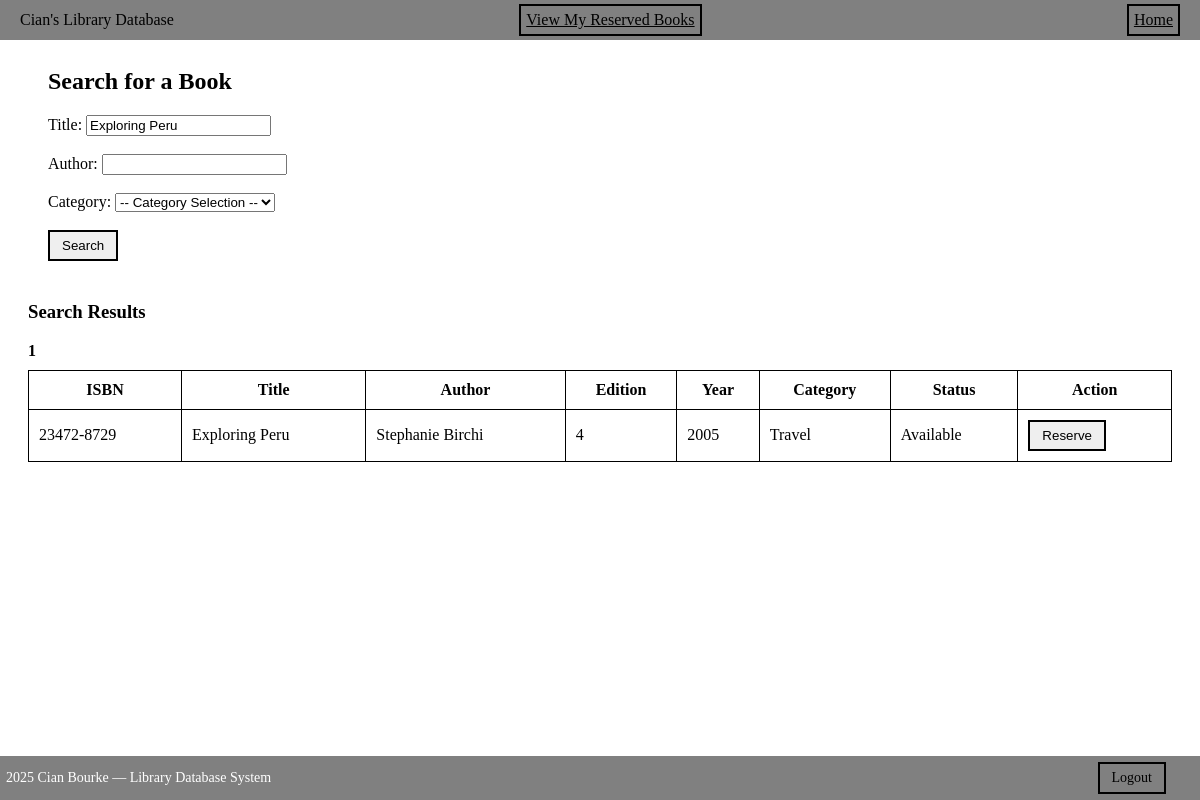
/Search.php?title=Exploring Peru (signed in), run on the app's committed database.
### tables this page shows
CREATE TABLE `books` (
  `ISBN` varchar(13) NOT NULL,
  `BookTitle` varchar(200) NOT NULL,
  `Author` varchar(100) DEFAULT NULL,
  `Edition` varchar(100) DEFAULT NULL,
  `Book_Year` int(11) DEFAULT NULL,
  `CategoryID` varchar(10) DEFAULT NULL,
  `reserved` char(1) DEFAULT 'N'
);

CREATE TABLE `category` (
  `CategoryID` varchar(10) NOT NULL,
  `CategoryDescription` varchar(50) NOT NULL
);

### Search.php (the view, shortened to what this page needs)
<?php
include 'Header.php';
$mysqli = new mysqli("localhost", "root", "", "assignmentproject");
$title    = trim($_GET['title'] ?? '');
$author   = trim($_GET['author'] ?? '');
$rows_per_page = 5;
$page = max(1, intval($_GET['page'] ?? 1));
$offset = ($page - 1) * $rows_per_page;
$sql = "SELECT SQL_CALC_FOUND_ROWS books.*, category.CategoryDescription
        FROM books
        JOIN category ON books.CategoryID = category.CategoryID
        WHERE 1=1";
$params = [];
$types  = "";
if ($title !== '') {
    $sql .= " AND BookTitle LIKE ?";
    $params[] = "%$title%";
    $types .= "s";
}
$sql .= " LIMIT $rows_per_page OFFSET $offset";
$stmt = $mysqli->prepare($sql);
if (!empty($params)) {
    $stmt->bind_param($types, ...$params);
}
$stmt->execute();
$result = $stmt->get_result();
$total_rows = $mysqli->query("SELECT FOUND_ROWS() AS total")->fetch_assoc()['total'];
$total_pages = ceil($total_rows / $rows_per_page);
?>
<!DOCTYPE html>
<html>
<head>
</head>
<body>
<div class="search-box">
    <h2>Search for a Book</h2>
    <form method="get">
        Title:
        <input type="text" name="title" value="<?php echo htmlspecialchars($title); ?>">
        <br><br>
        Author:
        <input type="text" name="author" value="<?php echo htmlspecialchars($author); ?>">
        <br><br>
        Category:
        <select name="category">
            <option value="">-- Category Selection --</option>
        </select>
        <br><br>
        <button type="submit" class="btn">Search</button>
    </form>
</div>
<h3>Search Results</h3>
<div style="margin-bottom: 10px;">
    <?php for ($i = 1; $i <= $total_pages; $i++): ?>
        <?php if ($i == $page): ?>
            <strong><?php echo $i; ?></strong>
        <?php endif; ?>
    <?php endfor; ?>
</div>
<table>
    <tr>
        <th>ISBN</th>
        <th>Title</th>
        <th>Author</th>
        <th>Edition</th>
        <th>Year</th>
        <th>Category</th>
        <th>Status</th>
        <th>Action</th>
    </tr>
    <?php while ($row = $result->fetch_assoc()): ?>
        <tr>
            <td><?php echo htmlspecialchars($row['ISBN']); ?></td>
            <td><?php echo htmlspecialchars($row['BookTitle']); ?></td>
            <td><?php echo htmlspecialchars($row['Author']); ?></td>
            <td><?php echo htmlspecialchars($row['Edition']); ?></td>
            <td><?php echo htmlspecialchars($row['Book_Year']); ?></td>
            <td><?php echo htmlspecialchars($row['CategoryDescription']); ?></td>
            <td><?php echo $row['reserved'] === 'Y' ? "Reserved" : "Available"; ?></td>
            <td>
                <?php if ($row['reserved'] === 'Y'): ?>
                    <em>Not available</em>
                <?php else: ?>
                    <form method="post" action="Reserve.php">
                        <button type="submit" class="btn">Reserve</button>
                    </form>
                <?php endif; ?>
            </td>
        </tr>
    <?php endwhile; ?>
</table>
</body>
</html>
<?php include 'Footer.php'; ?>

### Search.php (style rules this page uses)
body { background-color: white; padding: 20px; }
.search-box { background: white; padding: 20px; border-radius: 10px; margin-bottom: 20px; }
table { width: 100%; border-collapse: collapse; background: white; }
th, td { padding: 10px; border: 1px solid black; }
.btn { padding: 6px 12px; color: white; cursor: pointer; text-decoration: none; border: 2px solid black; display: inline-block; color: black; }

### data on the page
books: ISBN "23472-8729", BookTitle "Exploring Peru", Author "Stephanie Birchi", Edition "4", Book_Year "2005", CategoryID.CategoryDescription "Travel", reserved "Available"
